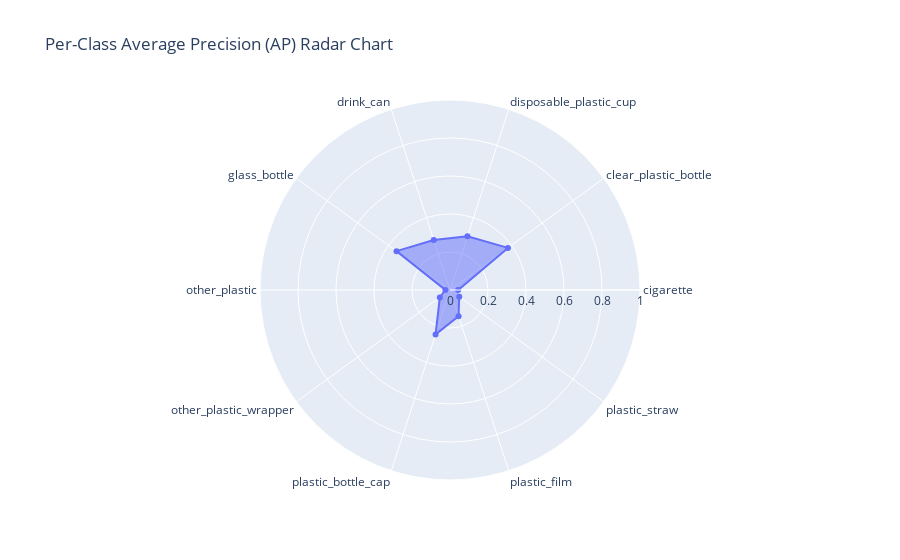

Source (notebook cell):
### Markdown cell above
## Per-class AP Radar Chart

### Code cell
import plotly.graph_objects as go

pr = cocoEval.eval['precision'][:, :, :, 0, 2]
pr_per_class = pr.mean(axis=(0, 1))

# Load category names from COCO
cat_ids = cocoEval.params.catIds
cat_names = [cat['name'] for cat in cocoEval.cocoGt.loadCats(cat_ids)]

# Create a radar chart
fig = go.Figure()

fig.add_trace(go.Scatterpolar(
    r=pr_per_class,
    theta=cat_names,
    fill='toself',
    name='AP per Class'
))

# Update the layout for better visualization
fig.update_layout(
    polar=dict(
        radialaxis=dict(
            visible=True,
            range=[0, 1]  # Assuming AP values are normalized between 0 and 1
        )
    ),
    title="Per-class Average Precision (AP)"
)

# Show the plot
fig.show()

### Figure 1 — Plotly figure (JSON) as saved in the notebook; plotly's stock layout.template omitted (floating-point values rounded to 4 significant figures)
{"data": [{"fill": "toself", "name": "AP per Class", "r": [0.04322, 0.3771, 0.2972, 0.2768, 0.3479, 0.02424, 0.06623, 0.2457, 0.1458, 0.06005], "theta": ["cigarette", "clear_plastic_bottle", "disposable_plastic_cup", "drink_can", "glass_bottle", "other_plastic", "other_plastic_wrapper", "plastic_bottle_cap", "plastic_film", "plastic_straw"], "type": "scatterpolar"}], "layout": {"polar": {"radialaxis": {"range": [0, 1], "visible": true}}, "title": {"text": "Per-Class Average Precision (AP) Radar Chart"}}}
